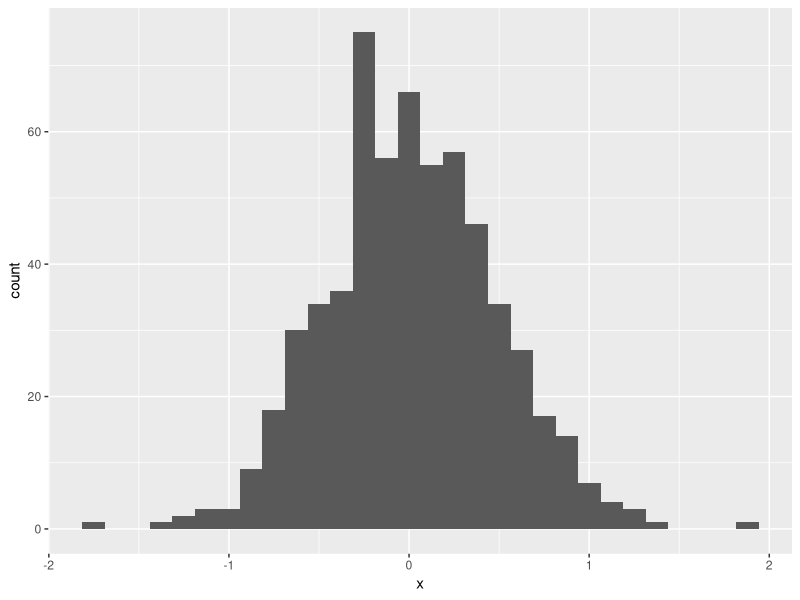
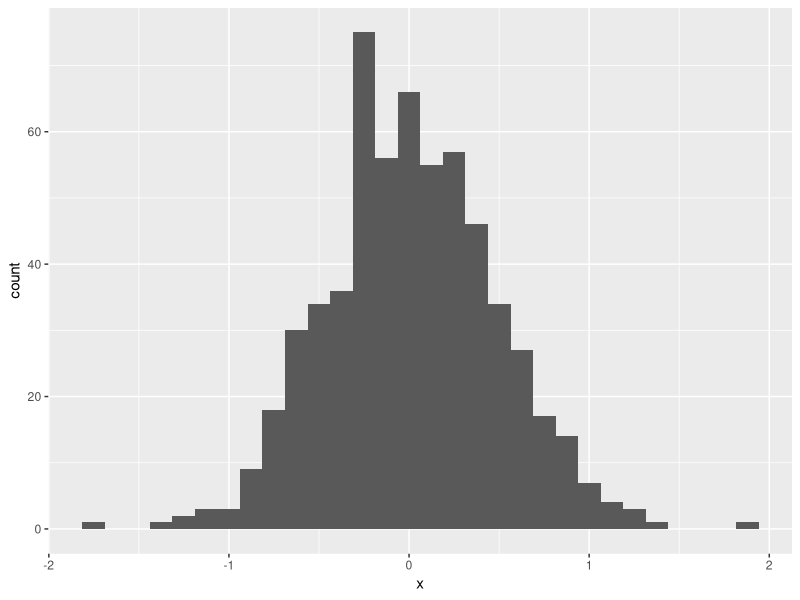

The R source for these figures, in order:
## ---- chunk 1
knitr::opts_chunk$set(echo = TRUE)
## ---- chunk 2
library(tidyverse)
## ---- chunk 3
sample = rnorm(600)
## ---- chunk 4
new_df=
  tibble(
    x = rnorm(600, sd = 0.5),
    y = 1 + 2 * x + rnorm(600)
  )

tail(new_df)
## ---- chunk 5
ggplot(new_df, aes(x = x)) + geom_histogram()
## ---- chunk 6
ggplot(new_df, aes(x = x)) + geom_histogram()
